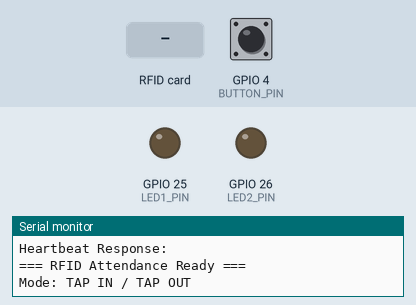
Simulated run of this sketch. Board: ESP32. On the bench: output pins drawn as LEDs (lit = HIGH), the last lines printed to the serial monitor. Dashed ring = blinking. Inputs (shaded band) come from the test bench; at power-on: GPIO 4 (BUTTON_PIN) HIGH. WiFi joins after 1.5 s; servers stay silent unless stated; uploads are accepted with an empty reply.

Above: at 4.7 s.
4.8 s: GPIO 4 (BUTTON_PIN) pulled LOW for 1 s
At 6.07 s:
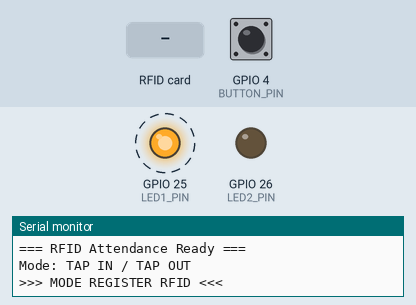
7.8 s: RFID card 5E 7A 19 C4 held to the reader
At 8.09 s:
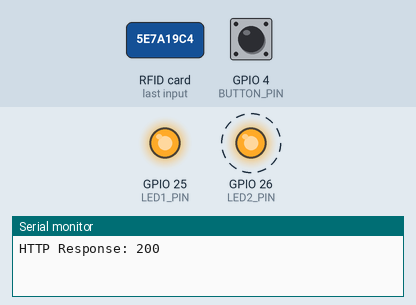
10.8 s: GPIO 4 (BUTTON_PIN) pulled LOW for 1 s
At 12.5 s:
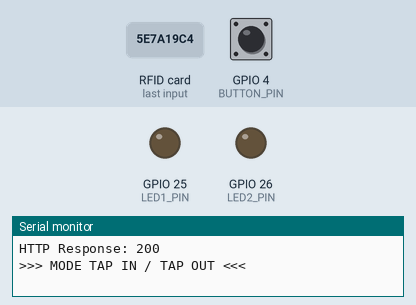
13.8 s: GPIO 4 (BUTTON_PIN) pulled LOW for 3.2 s
At 17.27 s:
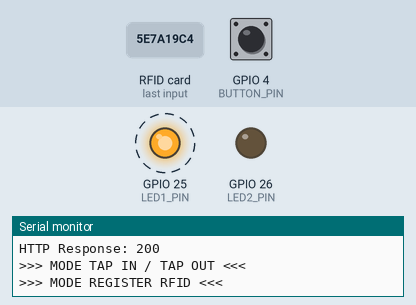
Timing chart, 0 to 20.4 s (numbered marks = the images above; inputs shaded):
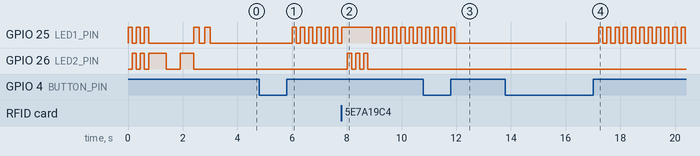

The sketch:

rfid_copy.ino
```cpp
/**
 * RFID Attendance - ESP32
 *
 * WIRING (sesuai PCB):
 * ┌─────────────────────────────────────────┐
 * │ MFRC522 (J1)  →  ESP32                  │
 * │  SDA/SS       →  GPIO 5                 │
 * │  RST          →  GPIO 22                │
 * │  SCK          →  GPIO 18                │
 * │  MISO         →  GPIO 19                │
 * │  MOSI         →  GPIO 23                │
 * │  3.3V         →  3V3                    │
 * │  GND          →  GND                    │
 * ├─────────────────────────────────────────┤
 * │ PUSH BUTTON (J2)                        │
 * │  IO4          →  GPIO 4                 │
 * │  GND          →  GND                    │
 * │  (INPUT_PULLUP, active LOW)             │
 * ├─────────────────────────────────────────┤
 * │ LED (J3 / pin 33)                       │
 * │  GPIO 33      →  R → LED → GND          │
 * │  (HIGH = OFF karena common anode/aktif) │
 * └─────────────────────────────────────────┘
 *
 * BUTTON BEHAVIOR:
 *  - Tekan 1x  → masuk MODE REGISTER
 *  - Tekan 1x lagi → kembali ke MODE TAP
 */

#include <SPI.h>
#include <MFRC522.h>
#include <WiFi.h>
#include <HTTPClient.h>

// ── PIN DEFINITIONS ──────────────────────────────────────────
#define SS_PIN      5
#define RST_PIN     22
#define BUTTON_PIN  4
#define LED1_PIN    25  // D1
#define LED2_PIN    26  // D2
#define LED_PIN     LED1_PIN  // alias untuk kode lama

// ── DEVICE CONFIG ─────────────────────────────────────────────
const String DEVICE_ID = "00000";
const char*  API_KEY   = "80b598e3952b9f8faeec54525e643d8cf80306fae3d87ade01a2e29b3f74e1a4";

// ── WIFI ──────────────────────────────────────────────────────
const char* WIFI_SSID = "AP-BOD2";
const char* WIFI_PASS = "apdharma258";

// ── API ENDPOINTS (local) ─────────────────────────────────────
const String BASE_URL      = "https://stg-absensi.dharmap.com"; // ganti IP PC kamu
const String TAP_API       = BASE_URL + "/api/rfid/tap";
const String REGISTER_API  = BASE_URL + "/api/rfid/register";
const String HEARTBEAT_API = BASE_URL + "/api/rfid/heartbeat";

// ── RFID ──────────────────────────────────────────────────────
MFRC522 rfid(SS_PIN, RST_PIN);

// ── STATE ─────────────────────────────────────────────────────
bool registerMode = false;

// ── SCAN COOLDOWN ─────────────────────────────────────────────
unsigned long lastScanTime = 0;
String        lastUID      = "";
const unsigned long SCAN_COOLDOWN = 2000; // ms, cegah scan ganda

// ── BUTTON DEBOUNCE ───────────────────────────────────────────
bool          btnRawLast       = HIGH;  // raw state sebelumnya
bool          btnStable        = HIGH;  // state stabil setelah debounce
unsigned long btnDebounceTime  = 0;
const unsigned long DEBOUNCE_MS = 200;

// ── LED BLINK (register mode) ─────────────────────────────────
unsigned long lastBlink    = 0;
bool          ledState     = false;
const unsigned long BLINK_INTERVAL = 150; // ms

// ── LED TAP FLASH ─────────────────────────────────────────────
unsigned long ledFlashTime   = 0;
bool          ledFlashActive = false;
const unsigned long FLASH_DURATION = 300; // ms

// ── HEARTBEAT ─────────────────────────────────────────────────
unsigned long lastHeartbeat = 0;
const unsigned long HEARTBEAT_INTERVAL = 60000; // 60 detik

// ── WIFI RECONNECT ────────────────────────────────────────────
unsigned long lastWifiCheck    = 0;
unsigned long wifiReconnectAt  = 0;
bool          wifiReconnecting = false;
const unsigned long WIFI_CHECK_INTERVAL    = 10000;
const unsigned long WIFI_RECONNECT_DELAY   = 5000;

// ── PROTOTYPES ────────────────────────────────────────────────
void connectWiFi();
void checkWiFi(unsigned long now);
void checkButton(unsigned long now);
void handleLED(unsigned long now);
void sendHeartbeat();
void sendToAPI(const String& uid, const String& url);
void setLED(bool on);
void setLED2(bool on);
void startupAnimation();

// ─────────────────────────────────────────────────────────────
void setup() {
  Serial.begin(115200);

  pinMode(LED1_PIN, OUTPUT);
  pinMode(LED2_PIN, OUTPUT);
  setLED(false);
  setLED2(false);

  pinMode(BUTTON_PIN, INPUT_PULLUP);

  startupAnimation();
  connectWiFi();

  // Init SPI & RFID SETELAH WiFi (urutan ini yang bekerja)
  SPI.begin(18, 19, 23, SS_PIN);
  delay(50);
  rfid.PCD_Init();
  delay(50);

  byte ver = rfid.PCD_ReadRegister(MFRC522::VersionReg);
  Serial.print("MFRC522 Version: 0x");
  Serial.println(ver, HEX);

  if (ver == 0xFF || ver == 0x00) {
    Serial.println("ERROR: MFRC522 tidak terdeteksi! Cek wiring.");
    setLED(true);
    while (true) {
      if (digitalRead(BUTTON_PIN) == LOW) {
        delay(50);
        if (digitalRead(BUTTON_PIN) == LOW) ESP.restart();
      }
      yield();
    }
  }

  sendHeartbeat();

  Serial.println("=== RFID Attendance Ready ===");
  Serial.println("Mode: TAP IN / TAP OUT");
}

// ─────────────────────────────────────────────────────────────
void loop() {
  unsigned long now = millis();

  checkWiFi(now);
  checkButton(now);
  handleLED(now);

  // Heartbeat
  if (now - lastHeartbeat >= HEARTBEAT_INTERVAL) {
    lastHeartbeat = now;
    sendHeartbeat();
  }

  // Baca kartu RFID
  if (!rfid.PICC_IsNewCardPresent()) return;
  if (!rfid.PICC_ReadCardSerial()) return;

  // Susun UID string
  String uid = "";
  for (byte i = 0; i < rfid.uid.size; i++) {
    if (rfid.uid.uidByte[i] < 0x10) uid += "0";
    uid += String(rfid.uid.uidByte[i], HEX);
  }
  uid.toUpperCase();

  Serial.print("UID: ");
  Serial.println(uid);

  if (registerMode) {
    sendToAPI(uid, REGISTER_API);
  } else {
    bool sameUID  = (uid == lastUID);
    bool cooldown = (now - lastScanTime < SCAN_COOLDOWN);

    if (!sameUID || !cooldown) {
      lastUID      = uid;
      lastScanTime = now;
      sendToAPI(uid, TAP_API);
    } else {
      Serial.println("Cooldown aktif, scan diabaikan.");
    }
  }

  rfid.PICC_HaltA();
  rfid.PCD_StopCrypto1();
}

// ─────────────────────────────────────────────────────────────
// BUTTON: 1x tekan = toggle register mode
// ─────────────────────────────────────────────────────────────
void checkButton(unsigned long now) {
  bool raw = digitalRead(BUTTON_PIN);

  // Reset timer debounce setiap ada perubahan sinyal raw
  if (raw != btnRawLast) {
    btnDebounceTime = now;
    btnRawLast = raw;
  }

  // Baru proses setelah sinyal stabil selama DEBOUNCE_MS
  if ((now - btnDebounceTime) >= DEBOUNCE_MS && raw != btnStable) {
    bool prev   = btnStable;
    btnStable   = raw;

    // Rising edge: tombol dilepas (LOW → HIGH) = 1 klik selesai
    if (prev == LOW && btnStable == HIGH) {
      registerMode = !registerMode;
      if (registerMode) {
        Serial.println(">>> MODE REGISTER RFID <<<");
      } else {
        Serial.println(">>> MODE TAP IN / TAP OUT <<<");
        setLED(false);
      }
    }
  }
}

// ─────────────────────────────────────────────────────────────
// LED HANDLER
// ─────────────────────────────────────────────────────────────
void handleLED(unsigned long now) {
  // Flash saat scan kartu (prioritas tertinggi)
  if (ledFlashActive) {
    setLED(true);
    if (now - ledFlashTime >= FLASH_DURATION) {
      ledFlashActive = false;
      setLED(false);
    }
    return;
  }

  // Blink cepat saat register mode
  if (registerMode) {
    if (now - lastBlink >= BLINK_INTERVAL) {
      lastBlink = now;
      ledState  = !ledState;
      setLED(ledState);
    }
  } else {
    setLED(false);
  }
}

// ─────────────────────────────────────────────────────────────
// LED HELPERS
// ─────────────────────────────────────────────────────────────
void setLED(bool on)  { digitalWrite(LED1_PIN, on ? HIGH : LOW); }  // active HIGH
void setLED2(bool on) { digitalWrite(LED2_PIN, on ? HIGH : LOW); }  // active HIGH

void startupAnimation() {
  // LED bergantian 3x
  for (int i = 0; i < 3; i++) {
    setLED(true);  setLED2(false); delay(150);
    setLED(false); setLED2(true);  delay(150);
  }
  setLED(false); setLED2(false);
}

// ─────────────────────────────────────────────────────────────
// WIFI
// ─────────────────────────────────────────────────────────────
void connectWiFi() {
  WiFi.persistent(false);
  WiFi.mode(WIFI_STA);
  WiFi.begin(WIFI_SSID, WIFI_PASS);
  Serial.print("Connecting WiFi");

  // LED2 kedip selama proses connecting
  unsigned long start = millis();
  bool led2State = false;
  while (WiFi.status() != WL_CONNECTED && millis() - start < 15000) {
    led2State = !led2State;
    setLED2(led2State);
    Serial.print(".");
    unsigned long t = millis();
    while (millis() - t < 500) yield();
  }
  setLED2(false);
  Serial.println();

  if (WiFi.status() == WL_CONNECTED) {
    Serial.print("WiFi Connected. IP: ");
    Serial.println(WiFi.localIP());
    // LED1 kedip 2x tanda berhasil connect
    for (int i = 0; i < 2; i++) {
      setLED(true);  delay(200);
      setLED(false); delay(200);
    }
  } else {
    Serial.println("WiFi timeout. Tekan button untuk restart.");
    setLED(true);
    while (true) {
      if (digitalRead(BUTTON_PIN) == LOW) {
        delay(50);
        if (digitalRead(BUTTON_PIN) == LOW) ESP.restart();
      }
      yield();
    }
  }
}

void checkWiFi(unsigned long now) {
  if (now - lastWifiCheck < WIFI_CHECK_INTERVAL) return;
  lastWifiCheck = now;

  if (WiFi.status() == WL_CONNECTED) {
    wifiReconnecting = false;
    return;
  }

  // Jika belum dalam proses reconnect, jadwalkan reconnect
  if (!wifiReconnecting) {
    Serial.println("WiFi putus, jadwal reconnect...");
    WiFi.disconnect(false); // jangan hapus kredensial
    wifiReconnectAt  = now + WIFI_RECONNECT_DELAY;
    wifiReconnecting = true;
    return;
  }

  // Eksekusi reconnect setelah delay
  if (wifiReconnecting && now >= wifiReconnectAt) {
    Serial.println("Reconnecting WiFi...");
    WiFi.begin(WIFI_SSID, WIFI_PASS);
    wifiReconnecting = false; // reset, cek lagi di interval berikutnya
  }
}

// ─────────────────────────────────────────────────────────────
// API CALLS
// ─────────────────────────────────────────────────────────────
void sendToAPI(const String& uid, const String& url) {
  if (WiFi.status() != WL_CONNECTED) {
    Serial.println("WiFi tidak terhubung, request dibatalkan.");
    // Kedip merah 2x = error
    for (int i = 0; i < 2; i++) { setLED(true); delay(200); setLED(false); delay(200); }
    return;
  }

  HTTPClient http;
  http.begin(url);
  http.addHeader("Content-Type", "application/json");
  http.addHeader("X-API-Key", API_KEY);

  String body = "{\"rfid_uid\":\"" + uid + "\",\"device_id\":\"" + DEVICE_ID + "\"}";

  Serial.print("POST ");
  Serial.print(url);
  Serial.print(" | Body: ");
  Serial.println(body);

  int code = http.POST(body);
  Serial.print("HTTP Response: ");
  Serial.println(code);

  if (code == 200 || code == 201) {
    Serial.println(http.getString());
    // Kedip hijau 3x = sukses
    for (int i = 0; i < 3; i++) { setLED2(true); delay(150); setLED2(false); delay(150); }
  } else if (code == 409) {
    Serial.println(http.getString());
    // Kedip hijau 1x = kartu sudah terdaftar (bukan error)
    setLED2(true); delay(500); setLED2(false);
  } else if (code > 0) {
    Serial.println(http.getString());
    // Kedip merah 2x = error server
    for (int i = 0; i < 2; i++) { setLED(true); delay(200); setLED(false); delay(200); }
  } else {
    Serial.print("Error: ");
    Serial.println(http.errorToString(code));
    // Kedip merah 3x = tidak bisa konek
    for (int i = 0; i < 3; i++) { setLED(true); delay(200); setLED(false); delay(200); }
  }

  http.end();
}

void sendHeartbeat() {
  if (WiFi.status() != WL_CONNECTED) {
    Serial.println("Heartbeat skip: WiFi tidak terhubung.");
    return;
  }

  HTTPClient http;
  http.begin(HEARTBEAT_API);
  http.addHeader("Content-Type", "application/json");
  http.addHeader("X-API-Key", API_KEY);

  String body = "{\"device_id\":\"" + DEVICE_ID + "\"}";

  Serial.print("Heartbeat POST -> ");
  Serial.println(HEARTBEAT_API);
  Serial.print("Body: ");
  Serial.println(body);

  int code = http.POST(body);
  Serial.print("Heartbeat HTTP: ");
  Serial.println(code);

  String resp = http.getString();
  Serial.print("Heartbeat Response: ");
  Serial.println(resp);

  http.end();
}
```

Measured:
- after the input at 4.8 s, GPIO 25 (LED1_PIN): alternates HIGH for 0.15 s and LOW for 0.15 s, starting after 1.2 s
- after the input at 7.8 s, GPIO 26 (LED2_PIN): alternates HIGH for 0.15 s and LOW for 0.15 s, 6 changes in all, then stays LOW, starting after 0.22 s
- after the input at 10.8 s, GPIO 25 (LED1_PIN): goes on until 11.9 s, then stays LOW
- after the input at 13.8 s, GPIO 25 (LED1_PIN): alternates HIGH for 0.15 s and LOW for 0.15 s, starting after 3.4 s
